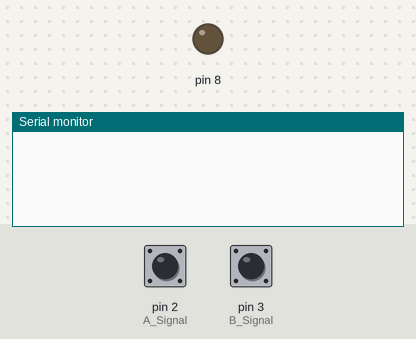
A sketch run on a simulated Arduino Uno, built with avr-gcc and run on an emulated ATmega328P. Shown: output pins drawn as LEDs (lit = HIGH), the last lines printed to the serial monitor. The inputs (shaded band) are chosen by the test bench; at power-on: pin 2 (A_Signal) HIGH, pin 3 (B_Signal) HIGH.

Above: at 1.2 s.
1.3 s: pin 2 (A_Signal) pulled LOW for 0.15 s
At 1.43 s:
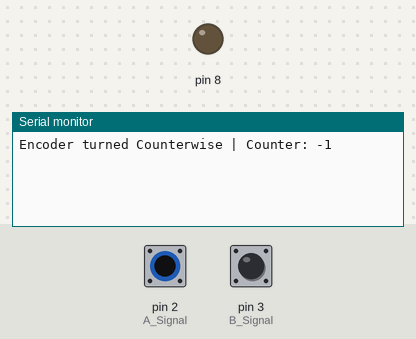
At 1.9 s:
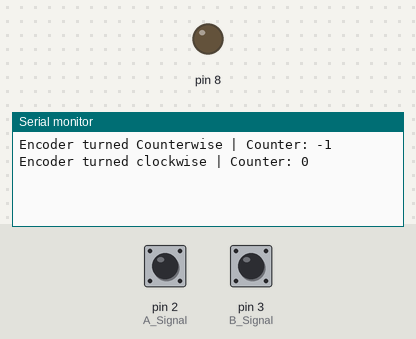

Measured:
- after the input at 1.3 s, the serial monitor: prints a new line at once (image 1)

The sketch:

Rotary_Encoder.ino
```cpp
#include <avr/interrupt.h>

const int A_Signal = 2;
const int B_Signal = 3;

int counter = 0;
String currentDir = "";
int lastA = LOW;

void setup() {

	// Set encoder pins as inputs
    pinMode(A_Signal, INPUT_PULLUP);
    pinMode(B_Signal, INPUT_PULLUP);
    pinMode(8, OUTPUT);

	// Setup Serial Monitor
    Serial.begin(9600);

	// Read the initial state of A Signal
    lastA = digitalRead(A_Signal);

    // Enable Pin Change Interrupts (PCINT) for Pins 11 and 12
    // Enable Pin Change Interrupts (PCINT) for Pins 4 and 5
    // PCICR |= (1 << PCIE0);  		// Enable PCINT for PORT B (pins 8-13)
    // PCICR |= B00000100;      // Enable PCINT for PORT D (pins 4-13)
    // PCMSK0 |= (1 << PCINT5); 		// Enable interrupt for pin 11 (PB5)
    // PCMSK2 |= B00100000 | B00010000; 		// Enable interrupt for pin 11 (PD4) -> PCINT20/PCINT21
    // PCMSK0 |= (1 << PCINT4); 		// Enable interrupt for pin 12 (PB4)
    // PCMSK0 |= (1 << PCINT5); 		// Enable interrupt for pin 12 (PD5)

    attachInterrupt(digitalPinToInterrupt(A_Signal), handle_A, CHANGE);
    attachInterrupt(digitalPinToInterrupt(B_Signal), handle_A, CHANGE);

}

void handle_A() {
    int currentA = digitalRead(A_Signal);
    int currentB = digitalRead(B_Signal);

    if (currentA != lastA) {  // Detect change in A_Signal
        if (currentA == HIGH) {
            if (currentB == LOW) {
                counter--;
                currentDir = "CounterClockwise";
                digitalWrite(4, LOW);
            } else {
                counter++;
                currentDir = "clockwise";
                digitalWrite(4, HIGH);
            }
        } else {
            if (currentB == LOW) {
                counter++;
                currentDir = "clockwise";
                digitalWrite(4, HIGH);
            } else {
                counter--;
                currentDir = "Counterwise";
                digitalWrite(4, LOW);
            }
        }
        lastA = currentA;
    }
}

void loop() {
    static int lastCounter = 0;

	// When steering wheel has been moved
    if (counter != lastCounter) {
        Serial.print("Encoder turned ");
        Serial.print(currentDir);
        Serial.print(" | Counter: ");
        Serial.println(counter);
        lastCounter = counter;
    }

    delay(5);
}
```
